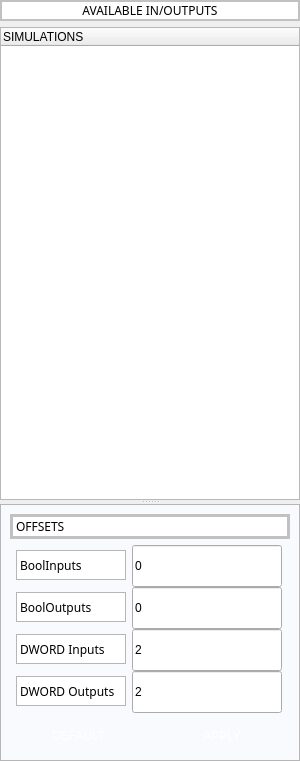
              <widget class="QSplitter" name="splitter">
               <property name="styleSheet">
                <string notr="true">QLabel{
background-color: rgb(255, 255, 255);
border: 1px solid rgb(182, 182, 182);

}</string>
               </property>
               <property name="orientation">
                <enum>Qt::Vertical</enum>
               </property>
               <widget class="QWidget" name="TREE" native="true">
                <property name="sizePolicy">
                 <sizepolicy hsizetype="Expanding" vsizetype="Expanding">
                  <horstretch>0</horstretch>
                  <verstretch>0</verstretch>
                 </sizepolicy>
                </property>
                <property name="minimumSize">
                 <size>
                  <width>300</width>
                  <height>500</height>
                 </size>
                </property>
                <property name="sizeIncrement">
                 <size>
                  <width>0</width>
                  <height>0</height>
                 </size>
                </property>
                <layout class="QVBoxLayout" name="verticalLayout_11">
                 <property name="sizeConstraint">
                  <enum>QLayout::SetMaximumSize</enum>
                 </property>
                 <property name="leftMargin">
                  <number>0</number>
                 </property>
                 <property name="topMargin">
                  <number>0</number>
                 </property>
                 <property name="rightMargin">
                  <number>0</number>
                 </property>
                 <property name="bottomMargin">
                  <number>0</number>
                 </property>
                 <item>
                  <widget class="QLabel" name="label_34">
                   <property name="font">
                    <font>
                     <family>Segoe UI,Arial,sans-serif</family>
                    </font>
                   </property>
                   <property name="styleSheet">
                    <string notr="true">border: 2px solid rgb(193, 193, 193);</string>
                   </property>
                   <property name="text">
                    <string>AVAILABLE IN/OUTPUTS</string>
                   </property>
                   <property name="alignment">
                    <set>Qt::AlignCenter</set>
                   </property>
                  </widget>
                 </item>
                 <item>
                  <widget class="QTreeWidget" name="treeWidget_IO">
                   <property name="minimumSize">
                    <size>
                     <width>250</width>
                     <height>300</height>
                    </size>
                   </property>
                   <column>
                    <property name="text">
                     <string notr="true">SIMULATIONS</string>
                    </property>
                   </column>
                  </widget>
                 </item>
                </layout>
               </widget>
               <widget class="QWidget" name="OffsetMenu" native="true">
                <property name="sizePolicy">
                 <sizepolicy hsizetype="Expanding" vsizetype="Expanding">
                  <horstretch>0</horstretch>
                  <verstretch>0</verstretch>
                 </sizepolicy>
                </property>
                <property name="maximumSize">
                 <size>
                  <width>16777215</width>
                  <height>300</height>
                 </size>
                </property>
                <property name="styleSheet">
                 <string notr="true">#OffsetMenu{
    border: 1px solid rgb(182, 182, 182);
    background-color: #f9fafd;
}

Qlabel{
  border: 1px solid rgb(182, 182, 182);
}</string>
                </property>
                <layout class="QVBoxLayout" name="verticalLayout_12">
                 <property name="spacing">
                  <number>0</number>
                 </property>
                 <property name="leftMargin">
                  <number>10</number>
                 </property>
                 <property name="topMargin">
                  <number>10</number>
                 </property>
                 <property name="rightMargin">
                  <number>10</number>
                 </property>
                 <property name="bottomMargin">
                  <number>10</number>
                 </property>
                 <item>
                  <widget class="QLabel" name="OffsTitle">
                   <property name="sizePolicy">
                    <sizepolicy hsizetype="Fixed" vsizetype="Preferred">
                     <horstretch>0</horstretch>
                     <verstretch>0</verstretch>
                    </sizepolicy>
                   </property>
                   <property name="minimumSize">
                    <size>
                     <width>50</width>
                     <height>25</height>
                    </size>
                   </property>
                   <property name="maximumSize">
                    <size>
                     <width>280</width>
                     <height>25</height>
                    </size>
                   </property>
                   <property name="font">
                    <font>
                     <family>Segoe UI,Arial,sans-serif</family>
                    </font>
                   </property>
                   <property name="styleSheet">
                    <string notr="true">background-color: rgb(255, 255, 255);
border: 3px solid rgb(193, 193, 193);
</string>
                   </property>
                   <property name="text">
                    <string>OFFSETS</string>
                   </property>
                  </widget>
                 </item>
                 <item>
                  <layout class="QHBoxLayout" name="BoolIn_1">
                   <item>
                    <widget class="QLabel" name="offs_name_2">
                     <property name="minimumSize">
                      <size>
                       <width>0</width>
                       <height>30</height>
                      </size>
                     </property>
                     <property name="maximumSize">
                      <size>
                       <width>110</width>
                       <height>20</height>
                      </size>
                     </property>
                     <property name="font">
                      <font>
                       <family>Segoe UI,Arial,sans-serif</family>
                      </font>
                     </property>
                     <property name="styleSheet">
                      <string notr="true"/>
                     </property>
                     <property name="text">
                      <string>BoolInputs</string>
                     </property>
                    </widget>
                   </item>
                   <item>
                    <widget class="QLineEdit" name="QLineEdit_BoolInput">
                     <property name="minimumSize">
                      <size>
                       <width>30</width>
                       <height>42</height>
                      </size>
                     </property>
                     <property name="maximumSize">
                      <size>
                       <width>150</width>
                       <height>30</height>
                      </size>
                     </property>
                     <property name="layoutDirection">
                      <enum>Qt::LeftToRight</enum>
                     </property>
                     <property name="styleSheet">
                      <string notr="true"/>
                     </property>
                     <property name="text">
                      <string>0</string>
                     </property>
                    </widget>
                   </item>
                  </layout>
                 </item>
                 <item>
                  <layout class="QHBoxLayout" name="BoolOut_1">
                   <item>
                    <widget class="QLabel" name="offs_name">
                     <property name="minimumSize">
                      <size>
                       <width>0</width>
                       <height>30</height>
                      </size>
                     </property>
                     <property name="maximumSize">
                      <size>
                       <width>110</width>
                       <height>20</height>
                      </size>
                     </property>
                     <property name="font">
                      <font>
                       <family>Segoe UI,Arial,sans-serif</family>
                      </font>
                     </property>
                     <property name="styleSheet">
                      <string notr="true"/>
                     </property>
                     <property name="text">
                      <string>BoolOutputs</string>
                     </property>
                    </widget>
                   </item>
                   <item>
                    <widget class="QLineEdit" name="QLineEdit_BoolOutput">
                     <property name="minimumSize">
                      <size>
                       <width>30</width>
                       <height>42</height>
                      </size>
                     </property>
                     <property name="maximumSize">
                      <size>
                       <width>150</width>
                       <height>30</height>
                      </size>
                     </property>
                     <property name="layoutDirection">
                      <enum>Qt::LeftToRight</enum>
                     </property>
                     <property name="styleSheet">
                      <string notr="true"/>
                     </property>
                     <property name="text">
                      <string>0</string>
                     </property>
                    </widget>
                   </item>
                  </layout>
                 </item>
                 <item>
                  <layout class="QHBoxLayout" name="DWORDIn_1">
                   <item>
                    <widget class="QLabel" name="offs_name_3">
                     <property name="minimumSize">
                      <size>
                       <width>0</width>
                       <height>30</height>
                      </size>
                     </property>
                     <property name="maximumSize">
                      <size>
                       <width>110</width>
                       <height>20</height>
                      </size>
                     </property>
                     <property name="font">
                      <font>
                       <family>Segoe UI,Arial,sans-serif</family>
                      </font>
                     </property>
                     <property name="styleSheet">
                      <string notr="true"/>
                     </property>
                     <property name="text">
                      <string>DWORD Inputs</string>
                     </property>
                    </widget>
                   </item>
                   <item>
                    <widget class="QLineEdit" name="QLineEdit_DWORDInput">
                     <property name="minimumSize">
                      <size>
                       <width>30</width>
                       <height>42</height>
                      </size>
                     </property>
                     <property name="maximumSize">
                      <size>
                       <width>150</width>
                       <height>30</height>
                      </size>
                     </property>
                     <property name="layoutDirection">
                      <enum>Qt::LeftToRight</enum>
                     </property>
                     <property name="styleSheet">
                      <string notr="true"/>
                     </property>
                     <property name="text">
                      <string>2</string>
                     </property>
                    </widget>
                   </item>
                  </layout>
                 </item>
                 <item>
                  <layout class="QHBoxLayout" name="DWORDOut_1">
                   <item>
                    <widget class="QLabel" name="offs_name_4">
                     <property name="minimumSize">
                      <size>
                       <width>0</width>
                       <height>30</height>
                      </size>
                     </property>
                     <property name="maximumSize">
                      <size>
                       <width>110</width>
                       <height>20</height>
                      </size>
                     </property>
                     <property name="font">
                      <font>
                       <family>Segoe UI,Arial,sans-serif</family>
                      </font>
                     </property>
                     <property name="styleSheet">
                      <string notr="true"/>
                     </property>
                     <property name="text">
                      <string>DWORD Outputs</string>
                     </property>
                    </widget>
                   </item>
                   <item>
                    <widget class="QLineEdit" name="QLineEdit_DWORDOutput">
                     <property name="minimumSize">
                      <size>
                       <width>30</width>
                       <height>42</height>
                      </size>
                     </property>
                     <property name="maximumSize">
                      <size>
                       <width>150</width>
                       <height>30</height>
                      </size>
                     </property>
                     <property name="layoutDirection">
                      <enum>Qt::LeftToRight</enum>
                     </property>
                     <property name="styleSheet">
                      <string notr="true"/>
                     </property>
                     <property name="text">
                      <string>2</string>
                     </property>
                    </widget>
                   </item>
                  </layout>
                 </item>
                 <item>
                  <layout class="QHBoxLayout" name="horizontalLayout_24">
                   <property name="spacing">
                    <number>7</number>
                   </property>
                   <item>
                    <widget class="QPushButton" name="pushButton_DefaultOffset">
                     <property name="sizePolicy">
                      <sizepolicy hsizetype="Expanding" vsizetype="Fixed">
                       <horstretch>0</horstretch>
                       <verstretch>0</verstretch>
                      </sizepolicy>
                     </property>
                     <property name="minimumSize">
                      <size>
                       <width>40</width>
                       <height>44</height>
                      </size>
                     </property>
                     <property name="maximumSize">
                      <size>
                       <width>16777215</width>
                       <height>30</height>
                      </size>
                     </property>
                     <property name="styleSheet">
                      <string notr="true">/* Blauw */
QPushButton {
    background-color: qlineargradient(spread:pad, x1:0, y1:0, x2:1, y2:0, 
        stop:0 rgba(37, 99, 235, 255), 
        stop:1 rgba(59, 130, 246, 255));
    color: white;
    border: none;
    border-radius: 8px;
    padding: 12px;
}

QPushButton:hover {
    background-color: qlineargradient(spread:pad, x1:0, y1:0, x2:0, y2:1, 
        stop:0 rgba(96, 165, 250, 255), 
        stop:0.5 rgba(59, 130, 246, 255), 
        stop:1 rgba(37, 99, 235, 255));
}

QPushButton:pressed {
    background-color: qlineargradient(spread:pad, x1:0, y1:0, x2:0, y2:1, 
        stop:0 rgba(29, 78, 216, 255), 
        stop:0.5 rgba(30, 64, 175, 255), 
        stop:1 rgba(23, 37, 84, 255));
}</string>
                     </property>
                     <property name="text">
                      <string>DEFAULT</string>
                     </property>
                    </widget>
                   </item>
                   <item>
                    <widget class="QPushButton" name="pushButton_ApplyOffset">
                     <property name="sizePolicy">
                      <sizepolicy hsizetype="Expanding" vsizetype="Fixed">
                       <horstretch>0</horstretch>
                       <verstretch>0</verstretch>
                      </sizepolicy>
                     </property>
                     <property name="minimumSize">
                      <size>
                       <width>40</width>
                       <height>44</height>
                      </size>
                     </property>
                     <property name="maximumSize">
                      <size>
                       <width>10000</width>
                       <height>30</height>
                      </size>
                     </property>
                     <property name="styleSheet">
                      <string notr="true">/* Blauw */
QPushButton {
    background-color: qlineargradient(spread:pad, x1:0, y1:0, x2:1, y2:0, 
        stop:0 rgba(37, 99, 235, 255), 
        stop:1 rgba(59, 130, 246, 255));
    color: white;
    border: none;
    border-radius: 8px;
    padding: 12px;
}

QPushButton:hover {
    background-color: qlineargradient(spread:pad, x1:0, y1:0, x2:0, y2:1, 
        stop:0 rgba(96, 165, 250, 255), 
        stop:0.5 rgba(59, 130, 246, 255), 
        stop:1 rgba(37, 99, 235, 255));
}

QPushButton:pressed {
    background-color: qlineargradient(spread:pad, x1:0, y1:0, x2:0, y2:1, 
        stop:0 rgba(29, 78, 216, 255), 
        stop:0.5 rgba(30, 64, 175, 255), 
        stop:1 rgba(23, 37, 84, 255));
}</string>
                     </property>
                     <property name="text">
                      <string>APPLY</string>
                     </property>
                    </widget>
                   </item>
                  </layout>
                 </item>
                </layout>
               </widget>
              </widget>
